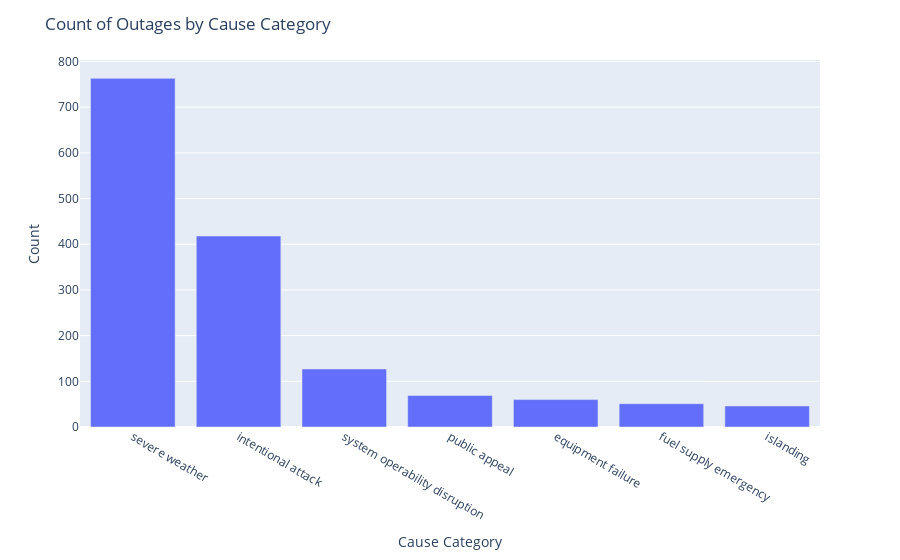

This figure's notebook cell:
### Code cell
fig = px.bar(df['CAUSE.CATEGORY'].value_counts(), x=df['CAUSE.CATEGORY'].value_counts().index, y=df['CAUSE.CATEGORY'].value_counts().values)
fig.update_layout(title='Count of Outages by Cause Category', xaxis_title='Cause Category', yaxis_title='Count')
fig.show()

### Figure 1 — Plotly figure (JSON) as saved in the notebook; plotly's stock layout.template omitted (floating-point values rounded to 4 significant figures)
{"data": [{"alignmentgroup": "True", "hovertemplate": "x=%{x}<br>y=%{y}<extra></extra>", "legendgroup": "", "marker": {"color": "#636efa", "pattern": {"shape": ""}}, "name": "", "offsetgroup": "", "orientation": "v", "showlegend": false, "textposition": "auto", "type": "bar", "x": ["severe weather", "intentional attack", "system operability disruption", "public appeal", "equipment failure", "fuel supply emergency", "islanding"], "xaxis": "x", "y": [763, 418, 127, 69, 60, 51, 46], "yaxis": "y"}], "layout": {"barmode": "relative", "legend": {"tracegroupgap": 0}, "margin": {"t": 60}, "title": {"text": "Count of Outages by Cause Category"}, "xaxis": {"anchor": "y", "domain": [0, 1], "title": {"text": "Cause Category"}}, "yaxis": {"anchor": "x", "domain": [0, 1], "title": {"text": "Count"}}}}
